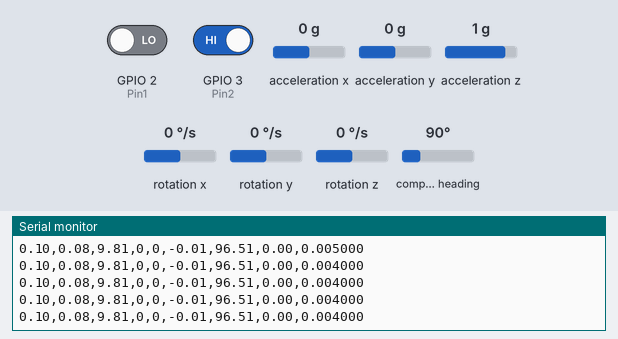
Bench run of a sketch on a simulated ESP32. Parts: the last lines printed to the serial monitor. The test bench sets the inputs (shaded band); at power-on: acceleration x 0 g, GPIO 2 (Pin1) LOW, acceleration y 0 g, GPIO 3 (Pin2) HIGH, acceleration z 1 g, rotation x 0 °/s, rotation y 0 °/s, rotation z 0 °/s, compass heading 90°.

Above: at 1.2 s.
1.3 s: acceleration x set to -1.4 g
At 2.2 s:
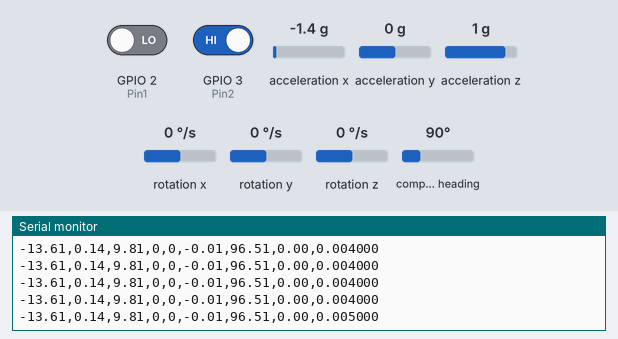
4.3 s: GPIO 2 (Pin1) driven HIGH
At 5.1 s:
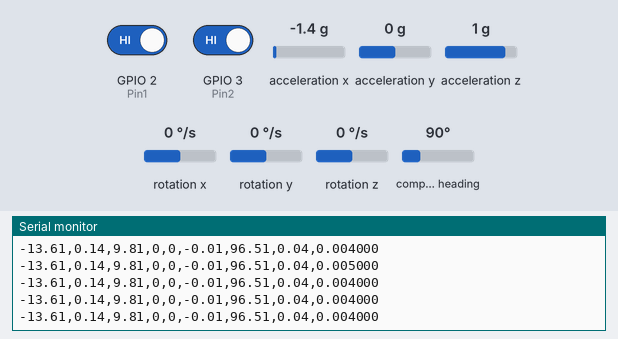
5.8 s: acceleration y set to -1.4 g
At 6.5 s:
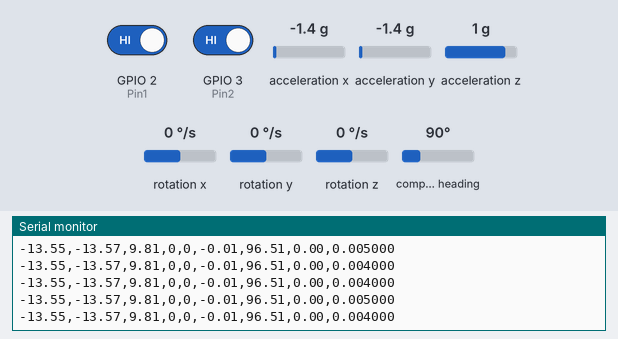
8.8 s: GPIO 3 (Pin2) driven LOW
At 9.5 s:
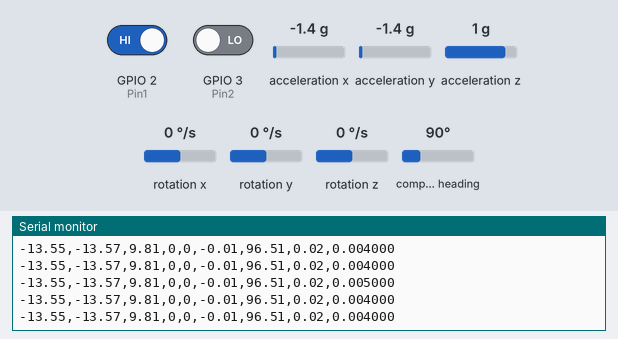
10.3 s: acceleration z set to -1.4 g
Timing chart, 0 to 10.6 s (numbered marks = the images above; inputs shaded):
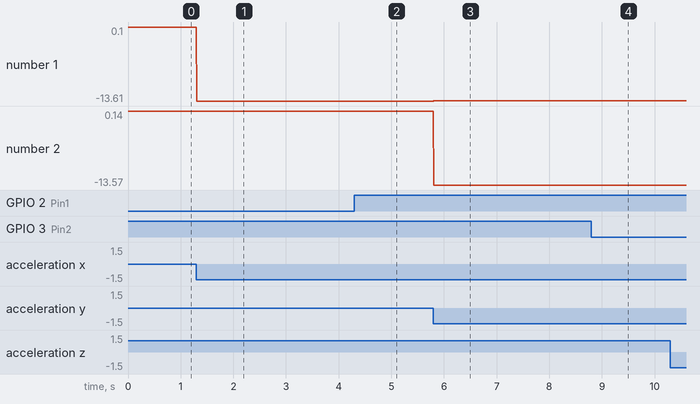

Measured:
- after the input at 1.3 s, the serial monitor: prints a new line at once (image 1)
- after the input at 4.3 s, the serial monitor: prints a new line at once (image 2)
- after the input at 5.8 s, the serial monitor: prints a new line at once (image 3)
- after the input at 8.8 s, the serial monitor: prints a new line at once (image 4)
- plotted number 1: 0.1 → -13.61 after the input at 1.3 s, -13.61 → -13.55 after the input at 5.8 s, -13.55 → -13.53 after the input at 10.3 s
- plotted number 2: 0.08 → 0.14 after the input at 1.3 s, 0.14 → -13.57 after the input at 5.8 s

The sketch:

sensor_data.ino
```cpp
#include <MPU9250_asukiaaa.h>
#include <Arduino.h>

float calculateVelocity(unsigned long &previousMillis);
bool print_imu_data();
void print_data(double timeElapsed);

// Define calibration parameters
float A_a[3][3] = {{0.999121, -0.003824, -0.000976},
                {-0.003824, 0.998942, -0.000044},
                {-0.000976, -0.000044, 0.991294}};
float b_a[3] = {-0.017061, -0.008732, -0.553717};

float A_m[3][3] = {{0.782378, -0.002005, 0.000821},
                {-0.002005, 0.706408, -0.080720},
                {0.000821, -0.080720, 0.716338}};
float b_m[3] = {6.145758, -39.828443, -200.349275};


MPU9250_asukiaaa mySensor;
float aX, aY, aZ, gX, gY, gZ, mX, mY, mZ, mDirection;

const int Pin1 = 2; // Pin for Left wheel
const int Pin2 = 3; // Pin for Right wheel
unsigned long previousMillis1 = 0;
unsigned long previousMillis2 = 0;
unsigned long previousMillis3 = 0;
unsigned long previousTime = 0;
float velocity1 = 0;
float velocity2 = 0;

void setup() {
  Serial.begin(115200);
  pinMode(Pin1, INPUT);
  pinMode(Pin2, INPUT);
  while (!Serial);

#ifdef _ESP32_HAL_I2C_H_ // For ESP32
  Wire.begin(SDA_PIN, SCL_PIN);
  mySensor.setWire(&Wire);
#else
  Wire.begin();
  mySensor.setWire(&Wire);
#endif

  mySensor.beginAccel();
  mySensor.beginGyro();
  mySensor.beginMag();
}

void loop() {
  unsigned long currentTime = millis();

  int sensor_1 = digitalRead(Pin1); //right_sensor
  int sensor_2 = digitalRead(Pin2); //left_sensor
 /* Serial.print(sensor_1);
  Serial.print(",");
  Serial.println(sensor_2);

}*/

  if (sensor_1==HIGH && sensor_2==HIGH){
    previousMillis3 = millis();
    velocity1 = calculateVelocity(previousMillis1);
    while (sensor_1==HIGH){
      unsigned long currentMillis3 = millis();
      unsigned long timeElapsed3 = (currentMillis3 - previousMillis3) / 1000.0;
      if (timeElapsed3 > 0.5){
      velocity1 = 0;
      velocity2 = 0;
      }
      currentTime = millis();
      double timeElapsed = (currentTime - previousTime) / 1000.0;
      previousTime = currentTime;
      print_data(timeElapsed);
      sensor_1 = digitalRead(Pin1);
      sensor_2 = digitalRead(Pin2);
      if (sensor_2==LOW){
        previousMillis3 = millis();
        velocity2 = calculateVelocity(previousMillis2);
        while (sensor_2==LOW){
          unsigned long currentMillis3 = millis();
          unsigned long timeElapsed3 = (currentMillis3 - previousMillis3) / 1000.0;
          if (timeElapsed3 > 0.5){
          velocity1 = 0;
          velocity2 = 0;
          }
          currentTime = millis();
          double timeElapsed = (currentTime - previousTime) / 1000.0;
          previousTime = currentTime;
          print_data(timeElapsed);
          sensor_1 = digitalRead(Pin1);
          sensor_2 = digitalRead(Pin2);
        }
      }
    }
  }

  if (sensor_1==LOW && sensor_2==LOW){
    previousMillis3 = millis();
    velocity2 = calculateVelocity(previousMillis2);
    while (sensor_2==LOW){
      unsigned long currentMillis3 = millis();
      unsigned long timeElapsed3 = (currentMillis3 - previousMillis3) / 1000.0;
      if (timeElapsed3 > 0.5){
      velocity1 = 0;
      velocity2 = 0;
      }
      currentTime = millis();
      double timeElapsed = (currentTime - previousTime) / 1000.0;
      previousTime = currentTime;
      print_data(timeElapsed);
      sensor_1 = digitalRead(Pin1);
      sensor_2 = digitalRead(Pin2);
      if (sensor_1==HIGH){
        previousMillis3 = millis();
        velocity1 = calculateVelocity(previousMillis1);
        while (sensor_1==HIGH){
          unsigned long currentMillis3 = millis();
          unsigned long timeElapsed3 = (currentMillis3 - previousMillis3) / 1000.0;
          if (timeElapsed3 > 0.5){
          velocity1 = 0;
          velocity2 = 0;
          }
          currentTime = millis();
          double timeElapsed = (currentTime - previousTime) / 1000.0;
          previousTime = currentTime;
          print_data(timeElapsed);

          sensor_1 = digitalRead(Pin1);
          sensor_2 = digitalRead(Pin2);
        }
      }
    }
  }

  unsigned long currentMillis3 = millis();
  unsigned long timeElapsed3 = (currentMillis3 - previousMillis3) / 1000.0;
  if (timeElapsed3 > 0.5){
    velocity1 = 0;
    velocity2 = 0;

  }
  double timeElapsed = (currentTime - previousTime) / 1000.0;
  previousTime = currentTime;
  //delay(10);
  print_data(timeElapsed);
  //delay(100);
  }


  float calculateVelocity(unsigned long &previousMillis) {
  unsigned long currentMillis = millis();
  unsigned long timeElapsed = currentMillis - previousMillis;
  previousMillis = currentMillis;

  float circumference = 2 * PI * 22.5; // Circumference of the wheel in cm
  float distance_traveled = circumference / 4; // Distance traveled for each sensor activation
  //float velocity = (distance_traveled / (timeElapsed / 1000.0)) * 0.036; // Convert to km/h
  float velocity = (distance_traveled / (timeElapsed / 1000.0)) / 100;     // Convert to m/s
  return velocity;
}


bool print_imu_data(){
  if (mySensor.accelUpdate() == 0) {
    aX = mySensor.accelX();
    aY = mySensor.accelY();
    aZ = mySensor.accelZ();
    //aSqrt = mySensor.accelSqrt();
    float calibrated_ax = A_a[0][0] * (aX - b_a[0]) + A_a[0][1] * (aY - b_a[1]) + A_a[0][2] * (aZ - b_a[2]);
    float calibrated_ay = A_a[1][0] * (aX - b_a[0]) + A_a[1][1] * (aY - b_a[1]) + A_a[1][2] * (aZ - b_a[2]);
    float calibrated_az = A_a[2][0] * (aX - b_a[0]) + A_a[2][1] * (aY - b_a[1]) + A_a[2][2] * (aZ - b_a[2]);
    Serial.print((calibrated_ax * 9.8) - 0.05);
    Serial.print(",");
    Serial.print((calibrated_ay *9.8));
    Serial.print(",");
    Serial.print(9.81);
    Serial.print(",");
  }

  if (mySensor.gyroUpdate() == 0) {
    gX = mySensor.gyroX();
    gY = mySensor.gyroY();
    gZ = mySensor.gyroZ();
    Serial.print(0);
    Serial.print(",");
    Serial.print(0);
    Serial.print(",");
    Serial.print(radians(gZ) -0.01);
    Serial.print(",");
  }
    //Serial.print("amr");
  if (mySensor.magUpdate() == 0) {
    //Serial.print("amr");
    mX = mySensor.magX();
    mY = mySensor.magY();
    mZ = mySensor.magZ();
    // Apply calibration parameters
    float calibrated_mx = A_m[0][0] * (mX - b_m[0]) + A_m[0][1] * (mY - b_m[1]) + A_m[0][2] * (mZ - b_m[2]);
    float calibrated_my = A_m[1][0] * (mX - b_m[0]) + A_m[1][1] * (mY - b_m[1]) + A_m[1][2] * (mZ - b_m[2]);
    float calibrated_mz = A_m[2][0] * (mX - b_m[0]) + A_m[2][1] * (mY - b_m[1]) + A_m[2][2] * (mZ - b_m[2]);
    mDirection = atan2(calibrated_my, calibrated_mx) * 180 / 3.14;
    if (mDirection < 0){
      mDirection += 360;
    }
    //Serial.print(calibrated_mx);
    //Serial.print(",");
    //Serial.print(calibrated_my);
    //Serial.print(",");
    //Serial.println(calibrated_mz);

    Serial.print(mDirection);
    Serial.print(",");
  }
  return aX >= 0;
}


void print_data(double timeElapsed){
  bool velocity_direction = print_imu_data();
 /* Serial.print(0.00);
  Serial.print(",");
  Serial.print(0.00);
  Serial.print(",");
  Serial.print(0.00);
  Serial.print(",");
  Serial.print(0.00);
  Serial.print(",");
  Serial.print(0.00);
  Serial.print(",");
  Serial.print(0.00);
  Serial.print(",");*/

  //if (velocity_direction == 1){
    Serial.print( (velocity1 + velocity2) / 2);
  //}
  //else{
    //Serial.print( (velocity2 + velocity1) / 2);
  //}

  Serial.print(",");
  Serial.println(timeElapsed, 6);
}
```
